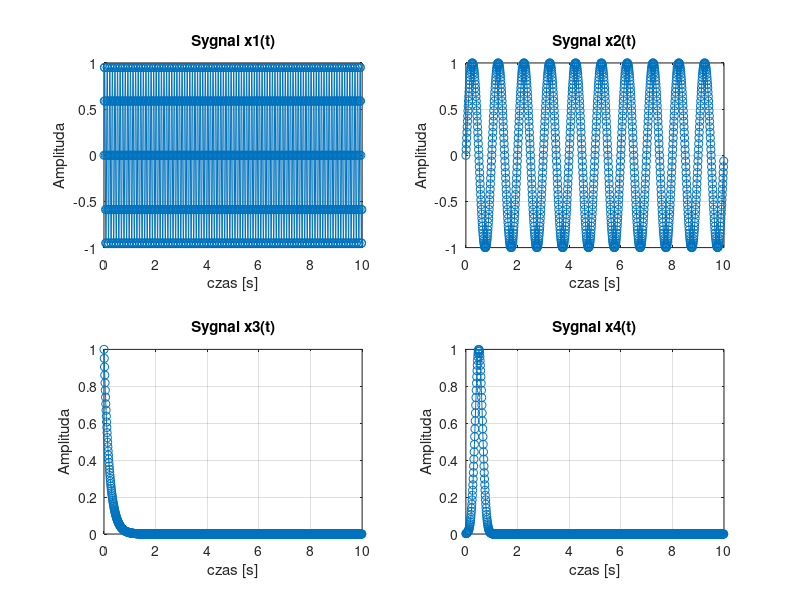
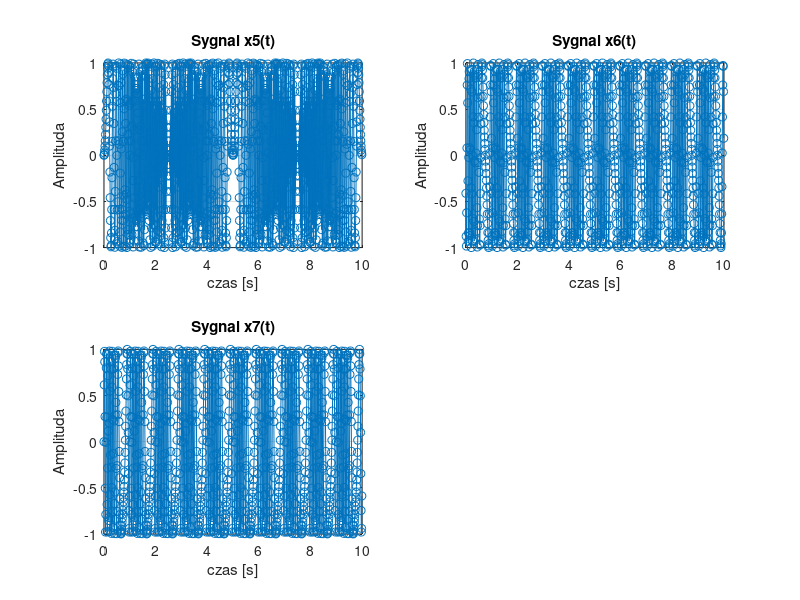
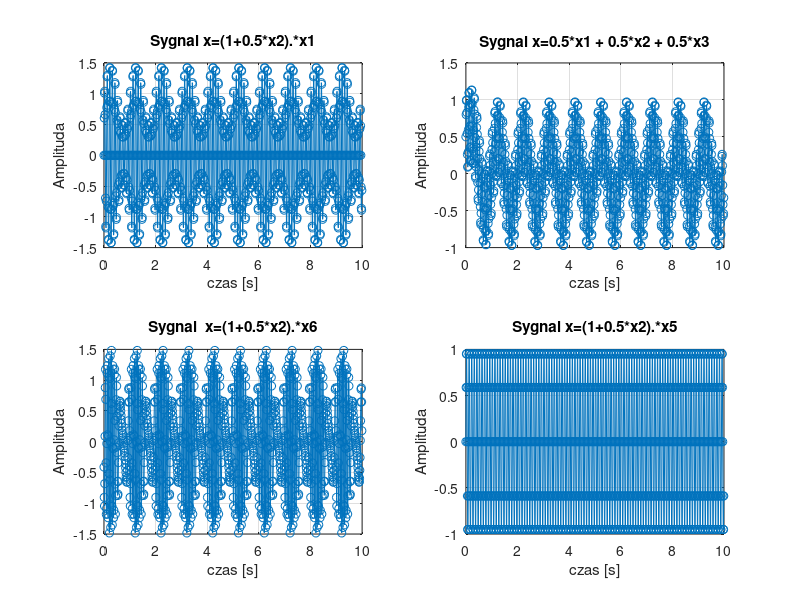

Here is the MATLAB script that generated these plots, in order:
clear all; close all;
fpr=100; Nx=1000; % czestotliwosc probkowania, liczba probek
dt = 1/fpr; % okres probkowania
t = dt*(0:Nx-1); % chwile pobierania probek
x1=sin(2*pi*10*t); % sinus 10 Hz
x2=sin(2*pi*1*t); % sinus 1 Hz
x3=exp(-5*t); % eksponenta opadajaca w czasie
x4=exp(-25*(t-0.5).^2); % gaussoida
x5=sin(2*pi*(0*t+0.5*20*t.^2)); % liniowy przyrost czest. (LFM): od 0 Hz, +20Hz/s
x6=sin(2*pi*(10*t-(9/(2*pi*1)*cos(2*pi*1*t)))); % sinus. FM: 9Hz wokol 10Hz 1x na sec
x7=sin(2*pi*(10*t+9*cumsum(x2)*dt)); % to samo co x6; dlaczego?
x = x1; % wybor: x1,x2,...,x7, 0.23*x1 + x2, x1.*x3, ...
figure;
subplot(221);plot(t,x1,'o-'); grid; title('Sygnal x1(t)'); xlabel('czas [s]'); ylabel('Amplituda')
subplot(222);plot(t,x2,'o-'); grid; title('Sygnal x2(t)'); xlabel('czas [s]'); ylabel('Amplituda')
subplot(223);plot(t,x3,'o-'); grid; title('Sygnal x3(t)'); xlabel('czas [s]'); ylabel('Amplituda')
subplot(224);plot(t,x4,'o-'); grid; title('Sygnal x4(t)'); xlabel('czas [s]'); ylabel('Amplituda')
figure;
subplot(221);plot(t,x5,'o-'); grid; title('Sygnal x5(t)'); xlabel('czas [s]'); ylabel('Amplituda')
subplot(222);plot(t,x6,'o-'); grid; title('Sygnal x6(t)'); xlabel('czas [s]'); ylabel('Amplituda')
subplot(223);plot(t,x7,'o-'); grid; title('Sygnal x7(t)'); xlabel('czas [s]'); ylabel('Amplituda')

figure;
x=(1+0.5*x2).*x1;
subplot(221);plot(t,x,'o-'); grid; title('Sygnal x=(1+0.5*x2).*x1'); xlabel('czas [s]'); ylabel('Amplituda')
x=0.5*x1 + 0.5*x2 + 0.5*x3;
subplot(222);plot(t,x,'o-'); grid; title('Sygnal x=0.5*x1 + 0.5*x2 + 0.5*x3'); xlabel('czas [s]'); ylabel('Amplituda')
x=(1+0.5*x2).*x6;
subplot(223);plot(t,x,'o-'); grid; title('Sygnal  x=(1+0.5*x2).*x6'); xlabel('czas [s]'); ylabel('Amplituda')
x=(1+0.5*x2).*x5;
subplot(224);plot(t,x1,'o-'); grid; title('Sygnal x=(1+0.5*x2).*x5'); xlabel('czas [s]'); ylabel('Amplituda')

